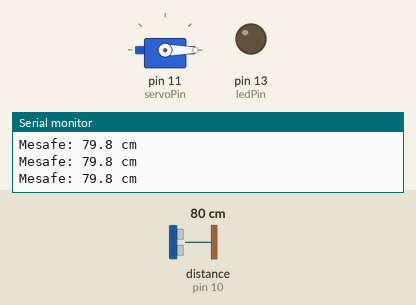
Recording of a sketch running on a simulated Arduino Uno, built with avr-gcc and run on an emulated ATmega328P. Parts: servo, output pins drawn as LEDs (lit = HIGH), the last lines printed to the serial monitor. Wiring (inferred from the names in the program): ultrasonic range finder: trigger pin 9; echo pin 10. The inputs (shaded band) are chosen by the test bench; at power-on: distance to the obstacle (sensor on pin 10) 80 cm. The echo pulse lasts 58.3 µs per cm; pins used as bus, display or sensor lines are not drawn.

Above: at 1.2 s.
1.3 s: distance to the obstacle (sensor on pin 10) set to 23 cm
2.8 s: distance to the obstacle (sensor on pin 10) set to 19 cm
At 3.15 s:
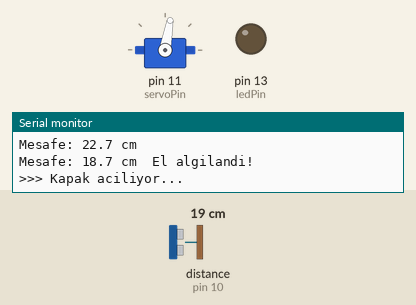
At 4.3 s:
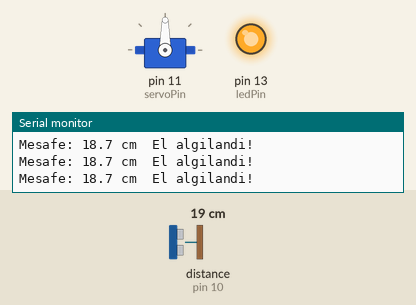
4.7 s: distance to the obstacle (sensor on pin 10) set to 60 cm
7.7 s: distance to the obstacle (sensor on pin 10) set to 18 cm
At 8.0 s:
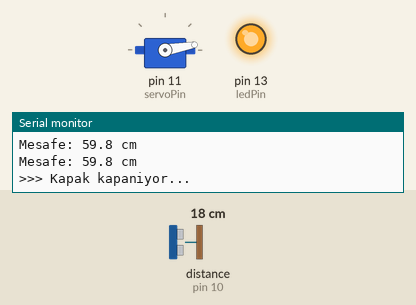
Timing chart, 0 to 10.7 s (numbered marks = the images above; inputs shaded):
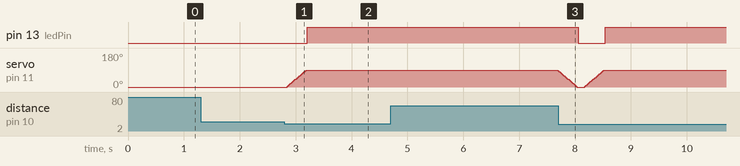

Measured:
- the behaviour switches between 21 and 20 cm on distance to the obstacle (sensor on pin 10) (found by bisection; images 0 and 1)
- after the input at 2.8 s, pin 13 (ledPin): LOW → HIGH after 0.41 s; servo on pin 11 (servoPin): moves from 0° to 90° over 0.34 s, starting after 0.05 s
- after the input at 4.7 s, servo on pin 11 (servoPin): 90° → 85° after 3.0 s

The sketch:

akilli_cop_kutusu.ino
```cpp
/*
 * Akıllı Çöp Kutusu
 * El yaklaştığında kapak otomatik açılır
 *
 * Devre Bağlantısı:
 * HC-SR04 VCC -> 5V
 * HC-SR04 TRIG -> Pin 9
 * HC-SR04 ECHO -> Pin 10
 * HC-SR04 GND -> GND
 * Servo Kahverengi -> GND
 * Servo Kırmızı -> 5V
 * Servo Turuncu -> Pin 11
 * LED -> Pin 13 (dahili LED de kullanılabilir)
 */

#include <Servo.h>

const int trigPin = 9;
const int echoPin = 10;
const int servoPin = 11;
const int ledPin = 13;

Servo kapak;
bool kapakAcik = false;
unsigned long sonAcilis = 0;
const int ACIK_SURE = 3000;  // 3 saniye açık kalsın
const int ALGILAMA_MESAFE = 20;  // 20 cm içinde algıla

void setup() {
  pinMode(trigPin, OUTPUT);
  pinMode(echoPin, INPUT);
  pinMode(ledPin, OUTPUT);

  kapak.attach(servoPin);
  kapak.write(0);  // Kapak kapalı başlasın

  Serial.begin(9600);
  Serial.println("Akilli Cop Kutusu");
  Serial.println("=================");
  Serial.println("El yaklastiginizda kapak acilir");
}

float mesafeOlc() {
  // TRIG pinine 10μs pulse gönder
  digitalWrite(trigPin, LOW);
  delayMicroseconds(2);
  digitalWrite(trigPin, HIGH);
  delayMicroseconds(10);
  digitalWrite(trigPin, LOW);

  // ECHO pininden süreyi oku
  long sure = pulseIn(echoPin, HIGH, 30000);

  // Mesafeyi hesapla (cm)
  return sure / 58.2;
}

void kapakAc() {
  if (!kapakAcik) {
    Serial.println(">>> Kapak aciliyor...");

    // Yumuşak açılış animasyonu
    for (int aci = 0; aci <= 90; aci += 5) {
      kapak.write(aci);
      delay(20);
    }

    kapakAcik = true;
    digitalWrite(ledPin, HIGH);
    sonAcilis = millis();

    Serial.println("Kapak ACIK");
  } else {
    // Kapak zaten açık, süreyi sıfırla
    sonAcilis = millis();
  }
}

void kapakKapat() {
  Serial.println(">>> Kapak kapaniyor...");

  // Yumuşak kapanış animasyonu
  for (int aci = 90; aci >= 0; aci -= 5) {
    kapak.write(aci);
    delay(20);
  }

  kapakAcik = false;
  digitalWrite(ledPin, LOW);

  Serial.println("Kapak KAPALI");
}

void loop() {
  float mesafe = mesafeOlc();

  // Debug için mesafeyi yazdır
  Serial.print("Mesafe: ");
  Serial.print(mesafe, 1);
  Serial.print(" cm\t");

  // El algılandı mı?
  if (mesafe > 0 && mesafe < ALGILAMA_MESAFE) {
    Serial.println("El algilandi!");
    kapakAc();
  } else {
    Serial.println("");
  }

  // Kapak açıksa ve süre dolduysa kontrol et
  if (kapakAcik && (millis() - sonAcilis > ACIK_SURE)) {
    // Hala el var mı kontrol et
    mesafe = mesafeOlc();

    if (mesafe > ALGILAMA_MESAFE || mesafe <= 0) {
      // El yok, kapağı kapat
      kapakKapat();
    } else {
      // El hala var, süreyi uzat
      sonAcilis = millis();
      Serial.println("El hala var, sure uzatildi");
    }
  }

  delay(100);
}
```
